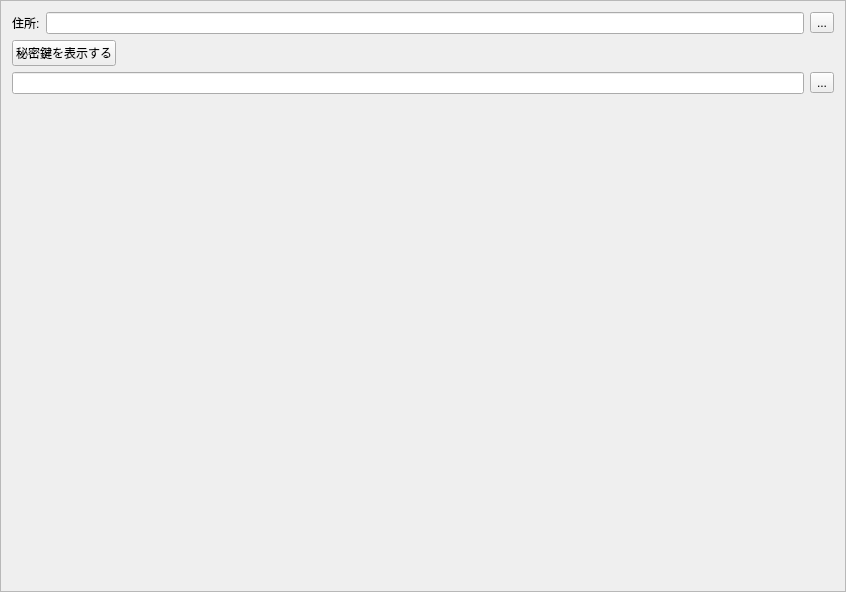
<?xml version="1.0" encoding="UTF-8"?>
<ui version="4.0">
 <class>ReceiveFrame</class>
 <widget class="QFrame" name="ReceiveFrame">
  <property name="geometry">
   <rect>
    <x>0</x>
    <y>0</y>
    <width>846</width>
    <height>592</height>
   </rect>
  </property>
  <property name="windowTitle">
   <string>Frame</string>
  </property>
  <property name="frameShape">
   <enum>QFrame::StyledPanel</enum>
  </property>
  <property name="frameShadow">
   <enum>QFrame::Raised</enum>
  </property>
  <layout class="QVBoxLayout" name="verticalLayout">
   <item>
    <layout class="QHBoxLayout" name="horizontalLayout">
     <item>
      <widget class="QLabel" name="label">
       <property name="text">
        <string>住所:</string>
       </property>
      </widget>
     </item>
     <item>
      <widget class="QLineEdit" name="m_addressEdit">
       <property name="readOnly">
        <bool>true</bool>
       </property>
      </widget>
     </item>
     <item>
      <widget class="QToolButton" name="m_copyButton">
       <property name="text">
        <string>...</string>
       </property>
       <property name="icon">
        <iconset resource="../../resources.qrc">
         <normaloff>:/icons/copy</normaloff>:/icons/copy</iconset>
       </property>
      </widget>
     </item>
    </layout>
   </item>
   <item>
    <layout class="QHBoxLayout" name="horizontalLayout_2">
     <item>
      <widget class="QPushButton" name="m_showKeyButton">
       <property name="text">
        <string>秘密鍵を表示する</string>
       </property>
       <property name="checkable">
        <bool>true</bool>
       </property>
      </widget>
     </item>
     <item>
      <spacer name="horizontalSpacer">
       <property name="orientation">
        <enum>Qt::Horizontal</enum>
       </property>
       <property name="sizeHint" stdset="0">
        <size>
         <width>40</width>
         <height>20</height>
        </size>
       </property>
      </spacer>
     </item>
    </layout>
   </item>
   <item>
    <widget class="QFrame" name="m_keyFrame">
     <property name="minimumSize">
      <size>
       <width>0</width>
       <height>40</height>
      </size>
     </property>
     <property name="frameShape">
      <enum>QFrame::NoFrame</enum>
     </property>
     <property name="frameShadow">
      <enum>QFrame::Raised</enum>
     </property>
     <layout class="QVBoxLayout" name="verticalLayout_2">
      <property name="leftMargin">
       <number>0</number>
      </property>
      <property name="topMargin">
       <number>0</number>
      </property>
      <property name="rightMargin">
       <number>0</number>
      </property>
      <property name="bottomMargin">
       <number>0</number>
      </property>
      <item>
       <layout class="QHBoxLayout" name="horizontalLayout_3">
        <property name="topMargin">
         <number>0</number>
        </property>
        <item>
         <widget class="QLineEdit" name="m_keyEdit"/>
        </item>
        <item>
         <widget class="QToolButton" name="m_copyKeyButton">
          <property name="text">
           <string>...</string>
          </property>
          <property name="icon">
           <iconset resource="../../resources.qrc">
            <normaloff>:/icons/copy</normaloff>:/icons/copy</iconset>
          </property>
         </widget>
        </item>
       </layout>
      </item>
      <item>
       <layout class="QHBoxLayout" name="horizontalLayout_4">
        <item>
         <widget class="WalletGui::QRLabel" name="m_qrLabel">
          <property name="text">
           <string/>
          </property>
         </widget>
        </item>
        <item>
         <spacer name="horizontalSpacer_2">
          <property name="orientation">
           <enum>Qt::Horizontal</enum>
          </property>
          <property name="sizeHint" stdset="0">
           <size>
            <width>40</width>
            <height>20</height>
           </size>
          </property>
         </spacer>
        </item>
       </layout>
      </item>
     </layout>
    </widget>
   </item>
   <item>
    <spacer name="verticalSpacer">
     <property name="orientation">
      <enum>Qt::Vertical</enum>
     </property>
     <property name="sizeHint" stdset="0">
      <size>
       <width>20</width>
       <height>40</height>
      </size>
     </property>
    </spacer>
   </item>
  </layout>
 </widget>
 <customwidgets>
  <customwidget>
   <class>WalletGui::QRLabel</class>
   <extends>QLabel</extends>
   <header>gui/QRLabel.h</header>
  </customwidget>
 </customwidgets>
 <resources>
  <include location="../../resources.qrc"/>
 </resources>
 <connections>
  <connection>
   <sender>m_copyButton</sender>
   <signal>clicked()</signal>
   <receiver>ReceiveFrame</receiver>
   <slot>copyAddress()</slot>
   <hints>
    <hint type="sourcelabel">
     <x>818</x>
     <y>26</y>
    </hint>
    <hint type="destinationlabel">
     <x>422</x>
     <y>295</y>
    </hint>
   </hints>
  </connection>
  <connection>
   <sender>m_showKeyButton</sender>
   <signal>clicked()</signal>
   <receiver>ReceiveFrame</receiver>
   <slot>showKeyClicked()</slot>
   <hints>
    <hint type="sourcelabel">
     <x>86</x>
     <y>66</y>
    </hint>
    <hint type="destinationlabel">
     <x>422</x>
     <y>295</y>
    </hint>
   </hints>
  </connection>
  <connection>
   <sender>m_copyKeyButton</sender>
   <signal>clicked()</signal>
   <receiver>ReceiveFrame</receiver>
   <slot>copyKey()</slot>
   <hints>
    <hint type="sourcelabel">
     <x>818</x>
     <y>67</y>
    </hint>
    <hint type="destinationlabel">
     <x>422</x>
     <y>295</y>
    </hint>
   </hints>
  </connection>
 </connections>
 <slots>
  <slot>copyAddress()</slot>
  <slot>showKeyClicked()</slot>
  <slot>copyKey()</slot>
 </slots>
</ui>
